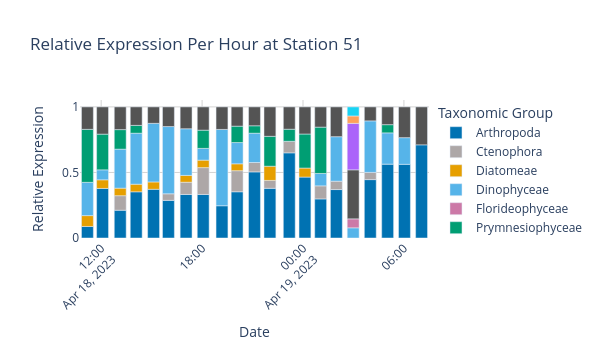

Notebook code for this chart:
### Code cell
# Filter data based on TPM and p_ident thresholds
filtered_data = data_51[(data_51['p_ident'] >= 0.75)]

# Group by taxonomic level and sample, then sum TPM
grouped_df = filtered_data.groupby(['Taxogroup2_UniEuk', 'Date'])['TPM'].sum().reset_index()

grouped_df.head()
# Normalize TPM sums to get relative expression per hour
total_tpm_per_hour = grouped_df.groupby('Date')['TPM'].transform('sum')
grouped_df['rel_expression_per_hour'] = grouped_df['TPM'] / total_tpm_per_hour

# Combine low-abundant groups into a single 'Rare' category
threshold = 0.05
grouped_df.loc[grouped_df['rel_expression_per_hour'] <= threshold, 'Taxogroup2_UniEuk'] = 'Rare'

# Combine 'core-Noctilucales' and 'Dinophyceae'
grouped_df['Taxogroup2_UniEuk'] = grouped_df['Taxogroup2_UniEuk'].replace({'core-Noctilucales': 'Dinophyceae'})

# Remove categories with no expression
grouped_df = grouped_df[grouped_df['rel_expression_per_hour'] > 0]

# Group once more to combine Rares
grouped_df = grouped_df.groupby(['Taxogroup2_UniEuk', 'Date'])['rel_expression_per_hour'].sum().reset_index()

# Plot
fig = px.bar(grouped_df, 
            x='Date', 
            y='rel_expression_per_hour', 
            color='Taxogroup2_UniEuk',
            title='Relative Expression Per Hour at Station 51',
            category_orders={"Taxogroup2_UniEuk": ['Arthropoda', 'Acantharea', 'Ctenophora', 'Diatomeae', 'Dinophyceae', 
                                                    'Florideophyceae','Odontella', 'Phaeodarea', 'Prymnesiophyceae',
                                                    'Spirotrichea', 'Vertebrata', 'Rare',]},
            color_discrete_map=color_discrete_map
            )

fig.update_layout(
    width=600,
    height=350,
    xaxis_title='Date',
    yaxis_title='Relative Expression',
    xaxis_tickangle=-45,
    legend_title='Taxonomic Group',
    plot_bgcolor='white',
    # Add gridlines
    xaxis=dict(showgrid=True, gridcolor='lightgray'),
    yaxis=dict(showgrid=True, gridcolor='lightgray')
)

# Save the figure
filename_base = "../figures/metatranscriptomics/51_relative_expression_per_hour"
fig.write_image(filename_base + ".png", scale=1)
fig.write_image(filename_base + ".svg", scale=1)

fig.show()

### Figure 1 — Plotly figure (JSON) as saved in the notebook; plotly's stock layout.template omitted (floating-point values rounded to 4 significant figures)
{"data": [{"hovertemplate": "Taxogroup2_UniEuk=Arthropoda<br>Date=%{x}<br>rel_expression_per_hour=%{y}<extra></extra>", "legendgroup": "Arthropoda", "marker": {"color": "#0072B2", "pattern": {"shape": ""}}, "name": "Arthropoda", "orientation": "v", "showlegend": true, "textposition": "auto", "type": "bar", "x": ["2023-04-18T11:11:00.000000000", "2023-04-18T12:05:00.000000000", "2023-04-18T13:08:00.000000000", "2023-04-18T14:05:00.000000000", "2023-04-18T15:07:00.000000000", "2023-04-18T16:00:00.000000000", "2023-04-18T17:03:00.000000000", "2023-04-18T18:04:00.000000000", "2023-04-18T19:11:00.000000000", "2023-04-18T20:05:00.000000000", "2023-04-18T21:07:00.000000000", "2023-04-18T22:02:00.000000000", "2023-04-18T23:11:00.000000000", "2023-04-19T00:07:00.000000000", "2023-04-19T01:03:00.000000000", "2023-04-19T01:59:00.000000000", "2023-04-19T04:00:00.000000000", "2023-04-19T05:02:00.000000000", "2023-04-19T06:02:00.000000000", "2023-04-19T07:03:00.000000000"], "xaxis": "x", "y": [0.08786, 0.378, 0.2118, 0.3523, 0.3716, 0.287, 0.3322, 0.3321, 0.2461, 0.3526, 0.5043, 0.3791, 0.6496, 0.4648, 0.2982, 0.3695, 0.4455, 0.5634, 0.5619, 0.7107], "yaxis": "y"}, {"hovertemplate": "Taxogroup2_UniEuk=Ctenophora<br>Date=%{x}<br>rel_expression_per_hour=%{y}<extra></extra>", "legendgroup": "Ctenophora", "marker": {"color": "#ADA7A7", "pattern": {"shape": ""}}, "name": "Ctenophora", "orientation": "v", "showlegend": true, "textposition": "auto", "type": "bar", "x": ["2023-04-18T13:08:00.000000000", "2023-04-18T16:00:00.000000000", "2023-04-18T17:03:00.000000000", "2023-04-18T18:04:00.000000000", "2023-04-18T20:05:00.000000000", "2023-04-18T21:07:00.000000000", "2023-04-18T22:02:00.000000000", "2023-04-18T23:11:00.000000000", "2023-04-19T01:03:00.000000000", "2023-04-19T01:59:00.000000000", "2023-04-19T04:00:00.000000000"], "xaxis": "x", "y": [0.1108, 0.05011, 0.09332, 0.2048, 0.1608, 0.07159, 0.06006, 0.0881, 0.09961, 0.06384, 0.05493], "yaxis": "y"}, {"hovertemplate": "Taxogroup2_UniEuk=Diatomeae<br>Date=%{x}<br>rel_expression_per_hour=%{y}<extra></extra>", "legendgroup": "Diatomeae", "marker": {"color": "#E69F00", "pattern": {"shape": ""}}, "name": "Diatomeae", "orientation": "v", "showlegend": true, "textposition": "auto", "type": "bar", "x": ["2023-04-18T11:11:00.000000000", "2023-04-18T12:05:00.000000000", "2023-04-18T13:08:00.000000000", "2023-04-18T14:05:00.000000000", "2023-04-18T15:07:00.000000000", "2023-04-18T17:03:00.000000000", "2023-04-18T18:04:00.000000000", "2023-04-18T20:05:00.000000000", "2023-04-18T22:02:00.000000000", "2023-04-19T00:07:00.000000000"], "xaxis": "x", "y": [0.08292, 0.06581, 0.05763, 0.05802, 0.05595, 0.05189, 0.05699, 0.05249, 0.1084, 0.06889], "yaxis": "y"}, {"hovertemplate": "Taxogroup2_UniEuk=Dinophyceae<br>Date=%{x}<br>rel_expression_per_hour=%{y}<extra></extra>", "legendgroup": "Dinophyceae", "marker": {"color": "#56B4E9", "pattern": {"shape": ""}}, "name": "Dinophyceae", "orientation": "v", "showlegend": true, "textposition": "auto", "type": "bar", "x": ["2023-04-18T11:11:00.000000000", "2023-04-18T12:05:00.000000000", "2023-04-18T13:08:00.000000000", "2023-04-18T14:05:00.000000000", "2023-04-18T15:07:00.000000000", "2023-04-18T16:00:00.000000000", "2023-04-18T17:03:00.000000000", "2023-04-18T18:04:00.000000000", "2023-04-18T19:11:00.000000000", "2023-04-18T20:05:00.000000000", "2023-04-18T21:07:00.000000000", "2023-04-19T01:03:00.000000000", "2023-04-19T01:59:00.000000000", "2023-04-19T02:59:00.000000000", "2023-04-19T04:00:00.000000000", "2023-04-19T05:02:00.000000000", "2023-04-19T06:02:00.000000000"], "xaxis": "x", "y": [0.2538, 0.07609, 0.2975, 0.3891, 0.4471, 0.513, 0.3559, 0.08967, 0.582, 0.1622, 0.2236, 0.09442, 0.3395, 0.07769, 0.3931, 0.2385, 0.2035], "yaxis": "y"}, {"hovertemplate": "Taxogroup2_UniEuk=Florideophyceae<br>Date=%{x}<br>rel_expression_per_hour=%{y}<extra></extra>", "legendgroup": "Florideophyceae", "marker": {"color": "#CC79A7", "pattern": {"shape": ""}}, "name": "Florideophyceae", "orientation": "v", "showlegend": true, "textposition": "auto", "type": "bar", "x": ["2023-04-19T02:59:00.000000000"], "xaxis": "x", "y": [0.06844], "yaxis": "y"}, {"hovertemplate": "Taxogroup2_UniEuk=Prymnesiophyceae<br>Date=%{x}<br>rel_expression_per_hour=%{y}<extra></extra>", "legendgroup": "Prymnesiophyceae", "marker": {"color": "#009E73", "pattern": {"shape": ""}}, "name": "Prymnesiophyceae", "orientation": "v", "showlegend": true, "textposition": "auto", "type": "bar", "x": ["2023-04-18T11:11:00.000000000", "2023-04-18T12:05:00.000000000", "2023-04-18T13:08:00.000000000", "2023-04-18T14:05:00.000000000", "2023-04-18T18:04:00.000000000", "2023-04-18T20:05:00.000000000", "2023-04-18T21:07:00.000000000", "2023-04-18T22:02:00.000000000", "2023-04-18T23:11:00.000000000", "2023-04-19T00:07:00.000000000", "2023-04-19T01:03:00.000000000", "2023-04-19T05:02:00.000000000"], "xaxis": "x", "y": [0.4042, 0.2723, 0.1491, 0.05965, 0.139, 0.125, 0.05665, 0.228, 0.09197, 0.2595, 0.3534, 0.06264], "yaxis": "y"}, {"hovertemplate": "Taxogroup2_UniEuk=Rare<br>Date=%{x}<br>rel_expression_per_hour=%{y}<extra></extra>", "legendgroup": "Rare", "marker": {"color": "#545454", "pattern": {"shape": ""}}, "name": "Rare", "orientation": "v", "showlegend": true, "textposition": "auto", "type": "bar", "x": ["2023-04-18T11:11:00.000000000", "2023-04-18T12:05:00.000000000", "2023-04-18T13:08:00.000000000", "2023-04-18T14:05:00.000000000", "2023-04-18T15:07:00.000000000", "2023-04-18T16:00:00.000000000", "2023-04-18T17:03:00.000000000", "2023-04-18T18:04:00.000000000", "2023-04-18T19:11:00.000000000", "2023-04-18T20:05:00.000000000", "2023-04-18T21:07:00.000000000", "2023-04-18T22:02:00.000000000", "2023-04-18T23:11:00.000000000", "2023-04-19T00:07:00.000000000", "2023-04-19T01:03:00.000000000", "2023-04-19T01:59:00.000000000", "2023-04-19T02:59:00.000000000", "2023-04-19T04:00:00.000000000", "2023-04-19T05:02:00.000000000", "2023-04-19T06:02:00.000000000", "2023-04-19T07:03:00.000000000"], "xaxis": "x", "y": [0.1713, 0.2078, 0.1732, 0.141, 0.1253, 0.1499, 0.1667, 0.1774, 0.172, 0.147, 0.1439, 0.2244, 0.1704, 0.2068, 0.1544, 0.2272, 0.3738, 0.1065, 0.1354, 0.2345, 0.2893], "yaxis": "y"}, {"hovertemplate": "Taxogroup2_UniEuk=Cariacotrichea<br>Date=%{x}<br>rel_expression_per_hour=%{y}<extra></extra>", "legendgroup": "Cariacotrichea", "marker": {"color": "#ab63fa", "pattern": {"shape": ""}}, "name": "Cariacotrichea", "orientation": "v", "showlegend": true, "textposition": "auto", "type": "bar", "x": ["2023-04-19T02:59:00.000000000"], "xaxis": "x", "y": [0.3544], "yaxis": "y"}, {"hovertemplate": "Taxogroup2_UniEuk=Foraminifera<br>Date=%{x}<br>rel_expression_per_hour=%{y}<extra></extra>", "legendgroup": "Foraminifera", "marker": {"color": "#FFA15A", "pattern": {"shape": ""}}, "name": "Foraminifera", "orientation": "v", "showlegend": true, "textposition": "auto", "type": "bar", "x": ["2023-04-19T02:59:00.000000000"], "xaxis": "x", "y": [0.05651], "yaxis": "y"}, {"hovertemplate": "Taxogroup2_UniEuk=Hemistasiidae<br>Date=%{x}<br>rel_expression_per_hour=%{y}<extra></extra>", "legendgroup": "Hemistasiidae", "marker": {"color": "#19d3f3", "pattern": {"shape": ""}}, "name": "Hemistasiidae", "orientation": "v", "showlegend": true, "textposition": "auto", "type": "bar", "x": ["2023-04-19T02:59:00.000000000"], "xaxis": "x", "y": [0.06914], "yaxis": "y"}], "layout": {"barmode": "relative", "height": 350, "legend": {"title": {"text": "Taxonomic Group"}, "tracegroupgap": 0}, "plot_bgcolor": "white", "title": {"text": "Relative Expression Per Hour at Station 51"}, "width": 600, "xaxis": {"anchor": "y", "domain": [0, 1], "gridcolor": "lightgray", "showgrid": true, "tickangle": -45, "title": {"text": "Date"}}, "yaxis": {"anchor": "x", "domain": [0, 1], "gridcolor": "lightgray", "showgrid": true, "title": {"text": "Relative Expression"}}}}
